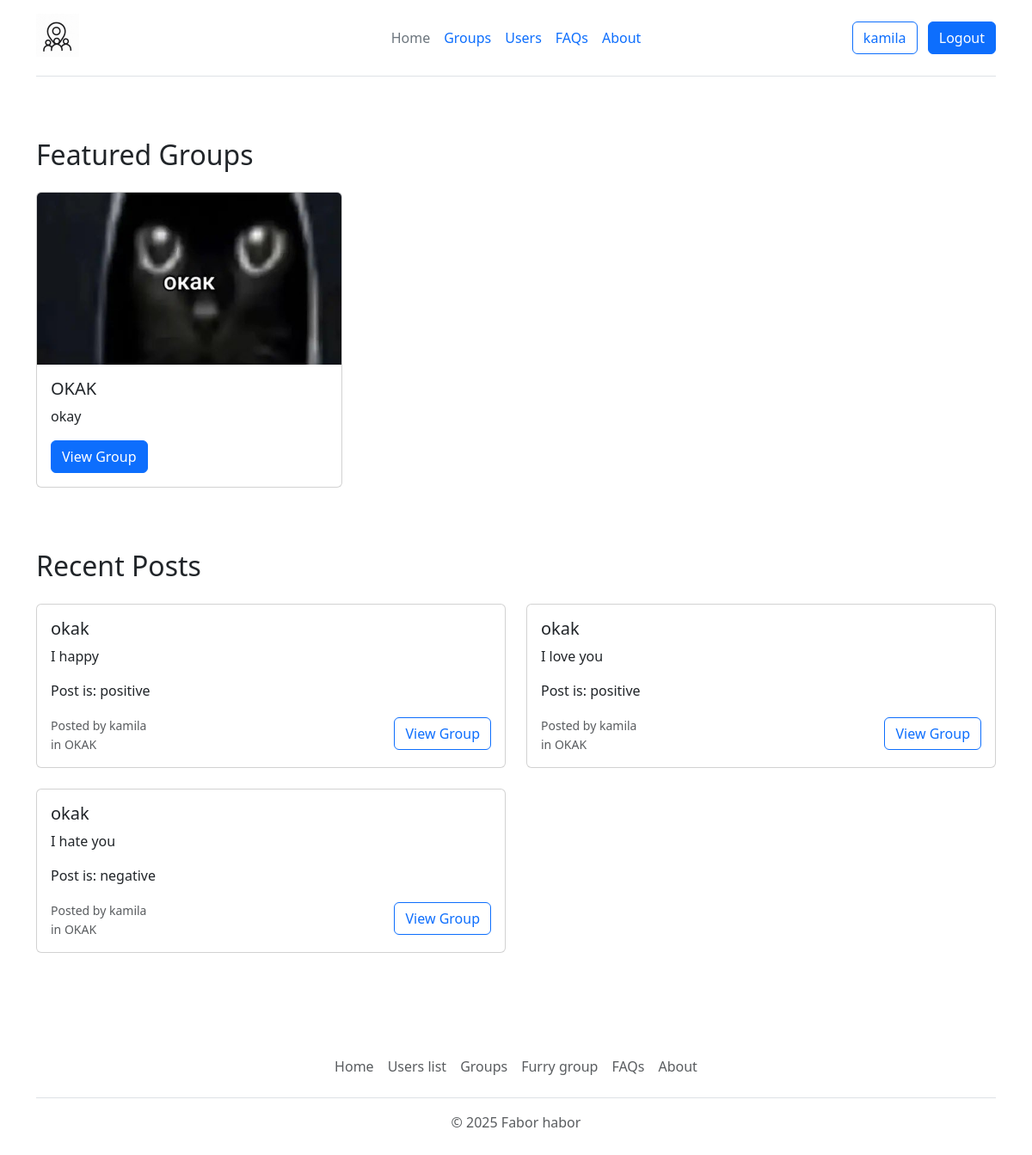
Screenshot of / (signed in) with the database file from the repository.
### app.py (models this page shows, shortened)
class User(db.Model):
    id = db.Column(db.Integer, primary_key=True)
    username = db.Column(db.String(20), unique=True, nullable=False)
    email = db.Column(db.String(256), unique=True, nullable=False)
    location = db.Column(db.String(20))
    image_profile = db.Column(db.String(20), nullable=False, default='default.jpg')
    password = db.Column(db.String(60), nullable=False)
    date_created = db.Column(db.DateTime, nullable=False, default=datetime.utcnow)
    posts = db.relationship('Post', backref='author', lazy=True)
    groups_admin = db.relationship('Group', backref='admin', lazy=True)

class Group(db.Model):
    id = db.Column(db.Integer, primary_key=True)
    name = db.Column(db.String(100), nullable=False)
    description = db.Column(db.Text)
    admin_id = db.Column(db.Integer, db.ForeignKey('user.id'), nullable=False)
    image = db.Column(db.String(20), nullable=False, default='default.jpg')
    date_created = db.Column(db.DateTime, nullable=False, default=datetime.utcnow)
    posts = db.relationship('Post', backref='group', lazy=True)
    members = db.relationship('User', secondary=group_members, backref=db.backref('groups', lazy='dynamic'))

class Post(db.Model):
    id = db.Column(db.Integer, primary_key=True)
    title = db.Column(db.String(100), nullable=False)
    date_posted = db.Column(db.DateTime, nullable=False, default=datetime.utcnow)
    content = db.Column(db.Text, nullable=False)
    user_id = db.Column(db.Integer, db.ForeignKey('user.id'), nullable=False)
    group_id = db.Column(db.Integer, db.ForeignKey('group.id'), nullable=False)
    image = db.Column(db.String(20), nullable=False, default='default.jpg')
    sentimental = db.Column(db.String(100), default="neutral")

### app.py (the view)
@app.route('/')
def index():
    groups = Group.query.order_by(Group.date_created.desc()).limit(6).all()
    posts = Post.query.order_by(Post.date_posted.desc()).limit(8).all()
    return render_template('homepage.html', groups=groups, posts=posts)

### templates/homepage.html (shortened to what this page needs)
{% extends 'base.html' %}
{% block content %}
<div class="container py-5">
    <div class="row mb-5">
        <h2 class="mb-4">Featured Groups</h2>
        {% for group in groups %}
        <div class="col-md-4 mb-4">
            <div class="card h-100">
                <img src="/static/group_images/{{ group.image }}" class="card-img-top" alt="{{ group.name }}"
                     style="height: 200px; object-fit: cover;">
                <div class="card-body">
                    <h5 class="card-title">{{ group.name }}</h5>
                    <p class="card-text">{{ group.description }}</p>
                    {% if session.get('user_id') %}
                    <a href="{{ url_for('group_page', group_id=group.id) }}" class="btn btn-primary">View Group</a>
                    {% else %}
                    <a href="{{ url_for('login') }}" class="btn btn-primary">Login to Join</a>
                    {% endif %}
                </div>
            </div>
        </div>
        {% endfor %}
    </div>
    <div class="row">
        <h2 class="mb-4">Recent Posts</h2>
        {% for post in posts %}
        <div class="col-md-6 mb-4">
            <div class="card">
                <div class="card-body">
                    <h5 class="card-title">{{ post.title }}</h5>
                    <p class="card-text">{{ post.content }}</p>
                    <p class="card-text">Post is: {{ post.sentimental }}</p>
                    <div class="d-flex justify-content-between align-items-center">
                        <div>
                            <small class="text-muted">Posted by {{ post.author.username }}</small>
                            <small class="text-muted d-block">in {{ post.group.name }}</small>
                        </div>
                        <a href="{{ url_for('group_page', group_id=post.group_id) }}" class="btn btn-outline-primary">View Group</a>
                    </div>
                </div>
            </div>
        </div>
        {% endfor %}
    </div>
</div>
{% include 'footer.html'%}
{% endblock %}

### templates/header.html (shortened to what this page needs)
{% extends 'base.html' %}
{% block header %}
<div class="container">
    <header class="d-flex flex-wrap align-items-center justify-content-center justify-content-md-between py-3 mb-4 border-bottom">
      <div class="col-md-3 mb-2 mb-md-0">
        <a href="{{ url_for('index') }}" class="d-inline-flex link-body-emphasis text-decoration-none">
          <img src="/static/logo.jpg" class="bi" width="50" height="50" role="img" aria-label="Bootstrap"></img>
        </a>
      </div>
      <ul class="nav col-12 col-md-auto mb-2 justify-content-center mb-md-0">
        <li><a href="{{ url_for('index') }}" class="nav-link px-2 {% if request.endpoint == "index" %} link-secondary {% endif %}">Home</a></li>
        <li><a href="{{ url_for('groups') }}" class="nav-link px-2{% if request.endpoint == "groups" %} link-secondary {% endif %}">Groups</a></li>
        <li><a href="{{ url_for('users') }}" class="nav-link px-2{% if request.endpoint == "users" %} link-secondary {% endif %}">Users</a></li>
        <li><a href="{{ url_for('routes.faq') }}" class="nav-link px-2{% if request.endpoint == "routes.faq" %} link-secondary {% endif %}">FAQs</a></li>
        <li><a href="{{ url_for('about') }}" class="nav-link px-2{% if request.endpoint == "about" %} link-secondary {% endif %}">About</a></li>
      </ul>
      <div class="col-md-3 text-end">
        {% if session.get ('user_id') %}
        <a href="{{ url_for('account') }}" class="btn btn-outline-primary me-2">{{session.get('username')}}</a>
        <a href="{{ url_for('logout') }}" class="btn btn-primary">Logout</a>
        {% else %}
        <a href="{{ url_for('login') }}" class="btn btn-outline-primary me-2">Login</a>
        <a href="{{ url_for('signup') }}" class="btn btn-primary">Sign-up</a>
        {% endif %}
      </div>
    </header>
</div>
{% endblock %}

### rows the page displays
User: get "kamila"
Group: image (picture), name "OKAK", description "okay"
Post: title "okak", content "I happy", sentimental "positive", author.username "kamila", group.name "OKAK"
Post: title "okak", content "I love you", sentimental "positive", author.username "kamila", group.name "OKAK"
Post: title "okak", content "I hate you", sentimental "negative", author.username "kamila", group.name "OKAK"
